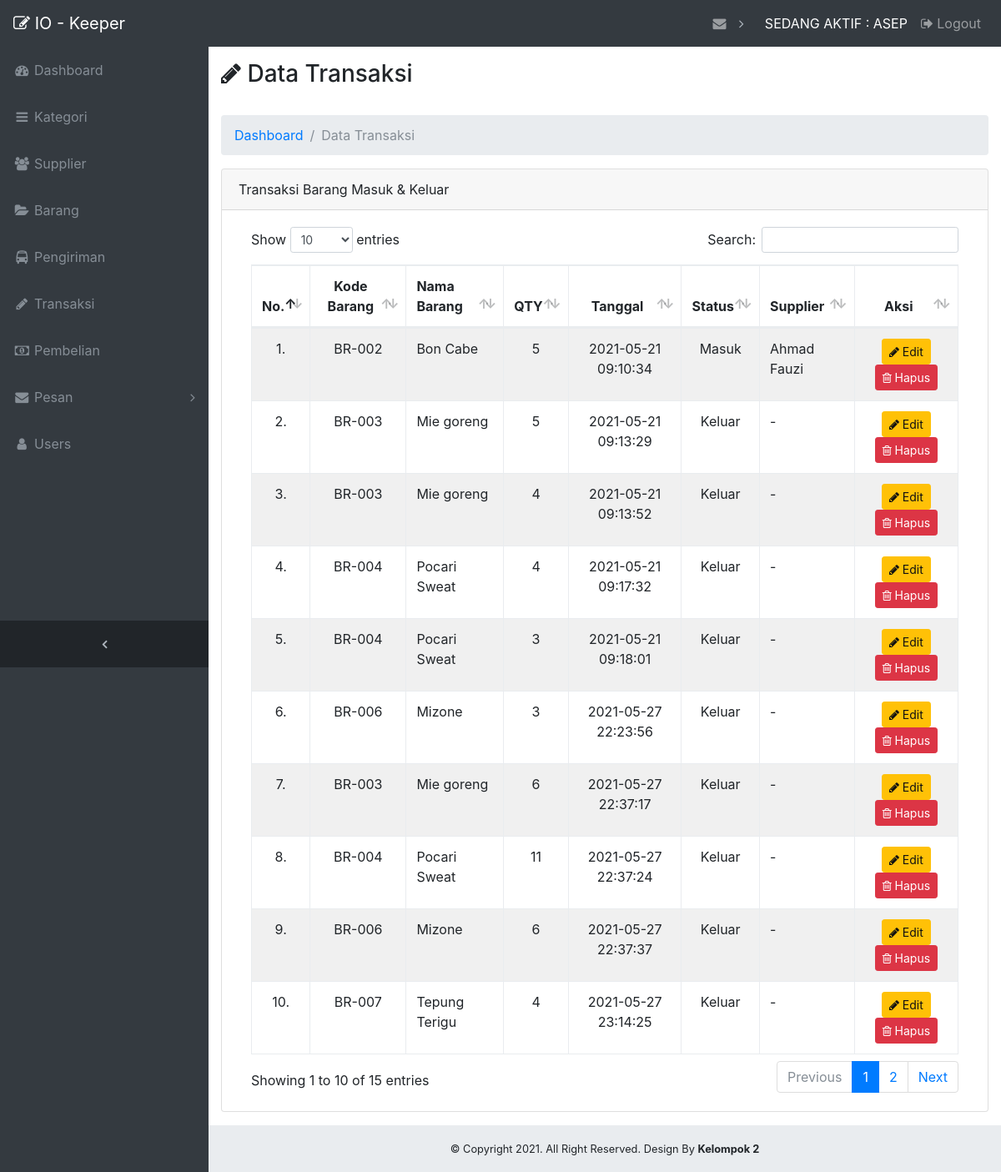
/admin/?page=transaksi (signed in), run on the app's committed database.
### tables this page shows
CREATE TABLE `transaksi_barang` (
  `id_transaksi` int(100) NOT NULL,
  `kode_barang` varchar(100) DEFAULT NULL,
  `stok` int(100) DEFAULT NULL,
  `tanggal` datetime DEFAULT NULL,
  `status` int(1) DEFAULT NULL,
  `kode_supplier` varchar(100) DEFAULT NULL
);

CREATE TABLE `barang` (
  `kode_barang` varchar(100) NOT NULL,
  `id_kategori` int(11) DEFAULT NULL,
  `nama_barang` varchar(191) DEFAULT NULL,
  `harga` double DEFAULT NULL,
  `satuan` varchar(20) DEFAULT NULL,
  `keterangan` text,
  `foto` varchar(255) DEFAULT NULL
);

CREATE TABLE `supplier` (
  `kode_supplier` varchar(100) NOT NULL,
  `nama_supplier` varchar(191) DEFAULT NULL,
  `no_telepon` varchar(50) DEFAULT NULL,
  `keterangan` text,
  `status` int(1) DEFAULT NULL
);

### admin/page/transaksi/data_transaksi.php (the view, shortened to what this page needs)
<div class="container-fluid">
    <div class="row">
        <div class="col-md-12">
            <h3><i class="fa fa-pencil"></i> Data Transaksi</h3>
            <br>
        </div>
    </div>
    <ol class="breadcrumb">
        <li class="breadcrumb-item">
            <a href="?page=dashboard">Dashboard</a>
        </li>
        <li class="breadcrumb-item active">Data Transaksi</li>
    </ol>
    <div class="card mb-3">
        <div class="card-header">
            Transaksi Barang Masuk & Keluar
        </div>
        <div class="card-body">
            <div class="table-responsive">
                <table class="table table-bordered" id="dataTable" width="100%" cellspacing="0">
                    <thead>
                        <tr>
                            <th class="text-center">No.</th>
                            <th class="text-center">Kode Barang</th>
                            <th>Nama Barang</th>
                            <th class="text-center">QTY</th>
                            <th class="text-center">Tanggal</th>
                            <th class="text-center">Status</th>
                            <th>Supplier</th>
                            <th class="text-center">Aksi</th>
                        </tr>
                    </thead>
                    <tbody>
                        <?php
                        $no = 0;
                        $query = $con->query("SELECT * FROM transaksi_barang JOIN barang ON transaksi_barang.kode_barang = barang.kode_barang LEFT JOIN supplier ON transaksi_barang.kode_supplier = supplier.kode_supplier ORDER BY tanggal ASC");
                        $bgcolor = "";
                        ?>
                        <?php foreach ($query as $data_transaksi_barang) : ?>
                            <?php
                            if ($no % 2 == 0) {
                                $bgcolor = "#F0F0F0";
                            } else {
                                $bgcolor = "";
                            }
                            ?>
                            <tr bgcolor="<?php echo $bgcolor; ?>">
                                <td class="text-center"><?php echo ++$no; ?>.</td>
                                <td class="text-center"><?php echo $data_transaksi_barang['kode_barang']; ?></td>
                                <td><?php echo $data_transaksi_barang['nama_barang']; ?></td>
                                <td class="text-center"><?php echo $data_transaksi_barang['stok']; ?></td>
                                <td class="text-center"><?php echo $data_transaksi_barang['tanggal']; ?></td>
                                <td class="text-center">
                                    <?php if ($data_transaksi_barang['status'] == 1) : ?>
                                        Masuk
                                    <?php elseif ($data_transaksi_barang['status'] == 0) : ?>
                                        Keluar
                                    <?php else : ?>
                                        Tidak Ada
                                    <?php endif ?>
                                </td>
                                <td class="">
                                    <?php if ($data_transaksi_barang['kode_supplier'] == "") : ?>
                                        -
                                    <?php else : ?>
                                        <?php echo $data_transaksi_barang['nama_supplier']; ?>
                                    <?php endif ?>
                                </td>
                                <td class="text-center">
                                    <button onclick="editTransaksi(<?php echo $data_transaksi_barang['id_transaksi']; ?>)" type="button" class="btn btn-warning btn-sm" data-toggle="modal" data-target="#exampleModalUpdate"><i class="fa fa-pencil"></i> Edit
                                    </button>
                                    <form class="d-inline" method="POST">
                                        <button onclick="return confirm('Yakin ? Anda Ingin Menghapus Data Ini ?')" name="btn-hapus" type="submit" class="btn btn-danger btn-sm">
                                            <i class="fa fa-trash-o"></i> Hapus
                                        </button>
                                    </form>
                                </td>
                            </tr>
                        <?php endforeach ?>
                    </tbody>
                </table>
            </div>
        </div>
    </div>
</div>

### admin/template/css/sb-admin.css (style rules this page uses)
html { position: relative; min-height: 100%; }
body { overflow-x: hidden; }
body.sticky-footer { margin-bottom: 56px; }
body.fixed-nav { padding-top: 56px; }

### data on the page
transaksi_barang: kode_barang.kode_barang "BR-002", kode_barang.nama_barang "Bon Cabe", stok "5", tanggal "2021-05-21 09:10:34", shows "Masuk", kode_supplier.nama_supplier "Ahmad Fauzi"
transaksi_barang: kode_barang.kode_barang "BR-003", kode_barang.nama_barang "Mie goreng", stok "5", tanggal "2021-05-21 09:13:29", shows "Keluar"
transaksi_barang: kode_barang.kode_barang "BR-003", kode_barang.nama_barang "Mie goreng", stok "4", tanggal "2021-05-21 09:13:52", shows "Keluar"
transaksi_barang: kode_barang.kode_barang "BR-004", kode_barang.nama_barang "Pocari Sweat", stok "4", tanggal "2021-05-21 09:17:32", shows "Keluar"
transaksi_barang: kode_barang.kode_barang "BR-004", kode_barang.nama_barang "Pocari Sweat", stok "3", tanggal "2021-05-21 09:18:01", shows "Keluar"
transaksi_barang: kode_barang.kode_barang "BR-006", kode_barang.nama_barang "Mizone", stok "3", tanggal "2021-05-27 22:23:56", shows "Keluar"
transaksi_barang: kode_barang.kode_barang "BR-003", kode_barang.nama_barang "Mie goreng", stok "6", tanggal "2021-05-27 22:37:17", shows "Keluar"
transaksi_barang: kode_barang.kode_barang "BR-004", kode_barang.nama_barang "Pocari Sweat", stok "11", tanggal "2021-05-27 22:37:24", shows "Keluar"
transaksi_barang: kode_barang.kode_barang "BR-006", kode_barang.nama_barang "Mizone", stok "6", tanggal "2021-05-27 22:37:37", shows "Keluar"
transaksi_barang: kode_barang.kode_barang "BR-007", kode_barang.nama_barang "Tepung Terigu", stok "4", tanggal "2021-05-27 23:14:25", shows "Keluar"

### other printed values
$_SESSION['username'] "ASEP"
